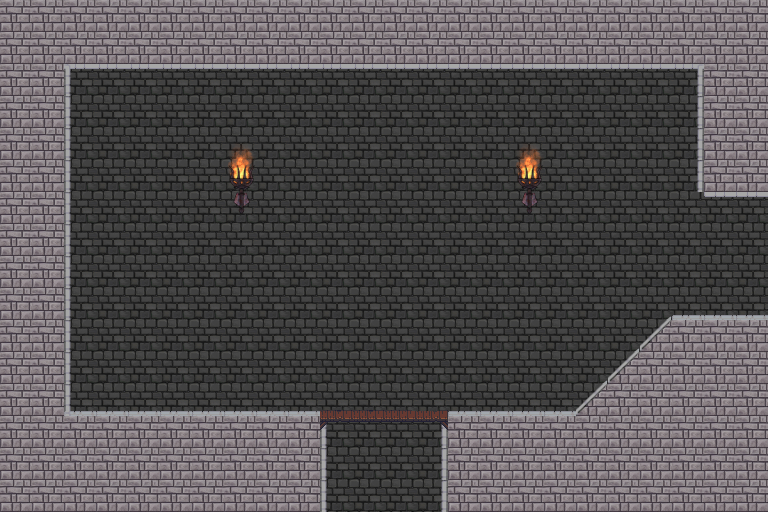

A level layout from a 2D game, rendered from its tile map. Below: a short description, then the map file with tile-grid data replaced by summaries:
An orthogonal 24x16 tile map with 32x32 px tiles, 3 tile layers (Слой тайлов 1, Слой тайлов 2, Fire), 5 tilesets and 2 objects.

<map version="1.0" orientation="orthogonal" renderorder="right-down" width="24" height="16" tilewidth="32" tileheight="32" nextobjectid="43">
 <properties>
  <property name="Down" value="Yes" />
  <property name="Height" type="float" value="5.12" />
  <property name="Left" value="No" />
  <property name="Right" value="Yes" />
  <property name="Up" value="No" />
  <property name="Width" type="float" value="7.68" />
 </properties>
 <tileset firstgid="1" name="wall" tilewidth="32" tileheight="32" tilecount="1" columns="1">
  <image source="../Resources/wall.jpg" width="32" height="32" />
  <tile id="0">
   <properties>
    <property name="Height" type="float" value="5.12" />
    <property name="Width" type="float" value="10.24" />
   </properties>
  </tile>
 </tileset>
 <tileset firstgid="2" name="castle" tilewidth="32" tileheight="32" spacing="1" margin="1" tilecount="465" columns="31">
  <image source="../Resources/castle.png" width="1024" height="512" />
 </tileset>
 <tileset firstgid="467" name="Fire" tilewidth="32" tileheight="64" tilecount="32" columns="8">
  <image source="../Resources/Fire.png" width="256" height="256" />
  <tile id="0">
   <properties>
    <property name="FireFrame" value="1" />
   </properties>
  </tile>
  <tile id="1">
   <properties>
    <property name="FireFrame" value="2" />
   </properties>
  </tile>
  <tile id="2">
   <properties>
    <property name="FireFrame" value="3" />
   </properties>
  </tile>
  <tile id="3">
   <properties>
    <property name="FireFrame" value="4" />
   </properties>
  </tile>
  <tile id="4">
   <properties>
    <property name="FireFrame" value="5" />
   </properties>
  </tile>
  <tile id="5">
   <properties>
    <property name="FireFrame" value="6" />
   </properties>
  </tile>
  <tile id="6">
   <properties>
    <property name="FireFrame" value="7" />
   </properties>
  </tile>
  <tile id="7">
   <properties>
    <property name="FireFrame" value="8" />
   </properties>
  </tile>
  <tile id="8">
   <properties>
    <property name="FireFrame" value="9" />
   </properties>
  </tile>
  <tile id="9">
   <properties>
    <property name="FireFrame" value="10" />
   </properties>
  </tile>
  <tile id="10">
   <properties>
    <property name="FireFrame" value="11" />
   </properties>
  </tile>
  <tile id="11">
   <properties>
    <property name="FireFrame" value="12" />
   </properties>
  </tile>
  <tile id="12">
   <properties>
    <property name="FireFrame" value="13" />
   </properties>
  </tile>
  <tile id="13">
   <properties>
    <property name="FireFrame" value="14" />
   </properties>
  </tile>
  <tile id="14">
   <properties>
    <property name="FireFrame" value="15" />
   </properties>
  </tile>
  <tile id="15">
   <properties>
    <property name="FireFrame" value="16" />
   </properties>
  </tile>
  <tile id="16">
   <properties>
    <property name="FireFrame" value="17" />
   </properties>
  </tile>
  <tile id="17">
   <properties>
    <property name="FireFrame" value="18" />
   </properties>
  </tile>
  <tile id="18">
   <properties>
    <property name="FireFrame" value="19" />
   </properties>
  </tile>
  <tile id="19">
   <properties>
    <property name="FireFrame" value="20" />
   </properties>
  </tile>
  <tile id="20">
   <properties>
    <property name="FireFrame" value="21" />
   </properties>
  </tile>
  <tile id="21">
   <properties>
    <property name="FireFrame" value="22" />
   </properties>
  </tile>
  <tile id="22">
   <properties>
    <property name="FireFrame" value="23" />
   </properties>
  </tile>
  <tile id="23">
   <properties>
    <property name="FireFrame" value="24" />
   </properties>
  </tile>
  <tile id="24">
   <properties>
    <property name="FireFrame" value="25" />
   </properties>
  </tile>
  <tile id="25">
   <properties>
    <property name="FireFrame" value="26" />
   </properties>
  </tile>
  <tile id="26">
   <properties>
    <property name="FireFrame" value="27" />
   </properties>
  </tile>
  <tile id="27">
   <properties>
    <property name="FireFrame" value="27" />
   </properties>
  </tile>
  <tile id="28">
   <properties>
    <property name="FireFrame" value="28" />
   </properties>
  </tile>
  <tile id="29">
   <properties>
    <property name="FireFrame" value="29" />
   </properties>
  </tile>
  <tile id="30">
   <properties>
    <property name="FireFrame" value="30" />
   </properties>
  </tile>
  <tile id="31">
   <properties>
    <property name="FireFrame" value="31" />
   </properties>
  </tile>
 </tileset>
 <tileset firstgid="499" name="Torch" tilewidth="34" tileheight="60" tilecount="1" columns="1">
  <image source="../Resources/Torch.png" width="34" height="60" />
 </tileset>
 <tileset firstgid="500" name="Wall_DelbekeHannes" tilewidth="32" tileheight="32" tilecount="1" columns="1">
  <image source="../Resources/Wall_DelbekeHannes.jpeg" width="32" height="32" />
 </tileset>
 <layer name="Слой тайлов 1" width="24" height="16">
  <data>[384 cells, 384 non-empty, 1 distinct tile ids]</data>
 </layer>
 <layer name="Слой тайлов 2" width="24" height="16">
  <data>[384 cells, 186 non-empty, 9 distinct tile ids]</data>
 </layer>
 <layer name="Fire" width="24" height="16">
  <data>[384 cells, 366 non-empty, 15 distinct tile ids]</data>
 </layer>
 <objectgroup name="ground">
  <properties>
   <property name="height" type="float" value="0" />
  </properties>
  <object id="40" x="320" y="512">
   <polyline points="0,0 0,-96 -256,-96 -256,-448 384,-448 384,-320 544,-320 544,-192 352,-192 256,-96 128,-96 128,0" />
  </object>
 </objectgroup>
 <objectgroup name="platform">
  <object id="42" x="320" y="416" width="128" height="7" />
 </objectgroup>
</map>
